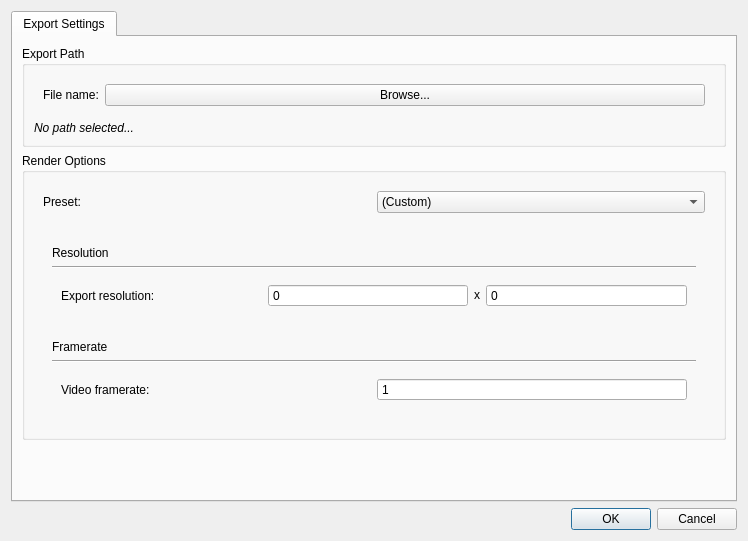
<?xml version="1.0" encoding="UTF-8"?>
<ui version="4.0">
 <class>Dialog</class>
 <widget class="QDialog" name="Dialog">
  <property name="geometry">
   <rect>
    <x>0</x>
    <y>0</y>
    <width>748</width>
    <height>541</height>
   </rect>
  </property>
  <property name="windowTitle">
   <string>Dialog</string>
  </property>
  <property name="sizeGripEnabled">
   <bool>false</bool>
  </property>
  <layout class="QVBoxLayout" name="verticalLayout">
   <item>
    <widget class="QTabWidget" name="exportTabWidget">
     <property name="tabShape">
      <enum>QTabWidget::Rounded</enum>
     </property>
     <property name="currentIndex">
      <number>0</number>
     </property>
     <property name="documentMode">
      <bool>false</bool>
     </property>
     <property name="tabsClosable">
      <bool>false</bool>
     </property>
     <widget class="QWidget" name="tab">
      <attribute name="title">
       <string>Export Settings</string>
      </attribute>
      <layout class="QVBoxLayout" name="verticalLayout_2">
       <item>
        <widget class="QGroupBox" name="exportPathGroupBox">
         <property name="title">
          <string>Export Path</string>
         </property>
         <layout class="QVBoxLayout" name="verticalLayout_3">
          <item>
           <widget class="QWidget" name="fileSelectWidget" native="true">
            <layout class="QHBoxLayout" name="horizontalLayout">
             <item>
              <widget class="QLabel" name="fileSelectLabel">
               <property name="text">
                <string>File name:</string>
               </property>
              </widget>
             </item>
             <item>
              <widget class="QPushButton" name="fileSelectPushButton">
               <property name="sizePolicy">
                <sizepolicy hsizetype="Expanding" vsizetype="Fixed">
                 <horstretch>0</horstretch>
                 <verstretch>0</verstretch>
                </sizepolicy>
               </property>
               <property name="text">
                <string>Browse...</string>
               </property>
              </widget>
             </item>
            </layout>
           </widget>
          </item>
          <item>
           <widget class="QLabel" name="pathNameLabel">
            <property name="font">
             <font>
              <italic>true</italic>
             </font>
            </property>
            <property name="text">
             <string>No path selected...</string>
            </property>
            <property name="textFormat">
             <enum>Qt::AutoText</enum>
            </property>
           </widget>
          </item>
         </layout>
        </widget>
       </item>
       <item>
        <widget class="QGroupBox" name="renderOptGroupBox">
         <property name="title">
          <string>Render Options</string>
         </property>
         <layout class="QVBoxLayout" name="verticalLayout_4">
          <item>
           <widget class="QWidget" name="widget_3" native="true">
            <layout class="QHBoxLayout" name="horizontalLayout_2">
             <item>
              <widget class="QLabel" name="label_3">
               <property name="sizePolicy">
                <sizepolicy hsizetype="Preferred" vsizetype="Fixed">
                 <horstretch>0</horstretch>
                 <verstretch>0</verstretch>
                </sizepolicy>
               </property>
               <property name="text">
                <string>Preset:</string>
               </property>
              </widget>
             </item>
             <item>
              <widget class="QComboBox" name="comboBox">
               <item>
                <property name="text">
                 <string>(Custom)</string>
                </property>
               </item>
               <item>
                <property name="text">
                 <string>854x480 @ 15 FPS</string>
                </property>
               </item>
               <item>
                <property name="text">
                 <string>1280x720 @ 30 FPS</string>
                </property>
               </item>
               <item>
                <property name="text">
                 <string>1920x1080 @ 60 FPS</string>
                </property>
               </item>
               <item>
                <property name="text">
                 <string>2560x1440 @ 60 FPS</string>
                </property>
               </item>
               <item>
                <property name="text">
                 <string>3840x2160 @ 60 FPS</string>
                </property>
               </item>
              </widget>
             </item>
            </layout>
           </widget>
          </item>
          <item>
           <widget class="QWidget" name="renderOptWidget" native="true">
            <layout class="QVBoxLayout" name="verticalLayout_6">
             <item>
              <widget class="QWidget" name="resWidget" native="true">
               <layout class="QVBoxLayout" name="verticalLayout_5">
                <item>
                 <widget class="QLabel" name="resLabel">
                  <property name="text">
                   <string>Resolution</string>
                  </property>
                 </widget>
                </item>
                <item>
                 <widget class="Line" name="resDivider">
                  <property name="orientation">
                   <enum>Qt::Horizontal</enum>
                  </property>
                 </widget>
                </item>
                <item>
                 <widget class="QWidget" name="resInputWidget" native="true">
                  <layout class="QHBoxLayout" name="horizontalLayout_3">
                   <item>
                    <widget class="QLabel" name="resInputLabel">
                     <property name="text">
                      <string>Export resolution:</string>
                     </property>
                    </widget>
                   </item>
                   <item>
                    <widget class="QSpinBox" name="resWidthSpinBox">
                     <property name="buttonSymbols">
                      <enum>QAbstractSpinBox::NoButtons</enum>
                     </property>
                     <property name="minimum">
                      <number>0</number>
                     </property>
                     <property name="maximum">
                      <number>3840</number>
                     </property>
                     <property name="value">
                      <number>0</number>
                     </property>
                    </widget>
                   </item>
                   <item>
                    <widget class="QLabel" name="xResInputLabel">
                     <property name="sizePolicy">
                      <sizepolicy hsizetype="Fixed" vsizetype="Fixed">
                       <horstretch>0</horstretch>
                       <verstretch>0</verstretch>
                      </sizepolicy>
                     </property>
                     <property name="text">
                      <string>x</string>
                     </property>
                    </widget>
                   </item>
                   <item>
                    <widget class="QSpinBox" name="resHeightSpinBox">
                     <property name="buttonSymbols">
                      <enum>QAbstractSpinBox::NoButtons</enum>
                     </property>
                     <property name="maximum">
                      <number>2160</number>
                     </property>
                    </widget>
                   </item>
                  </layout>
                 </widget>
                </item>
               </layout>
              </widget>
             </item>
             <item>
              <widget class="QWidget" name="framerateWidget" native="true">
               <layout class="QVBoxLayout" name="verticalLayout_7">
                <item>
                 <widget class="QLabel" name="framerateLabel">
                  <property name="text">
                   <string>Framerate</string>
                  </property>
                 </widget>
                </item>
                <item>
                 <widget class="Line" name="framerateDivider">
                  <property name="orientation">
                   <enum>Qt::Horizontal</enum>
                  </property>
                 </widget>
                </item>
                <item>
                 <widget class="QWidget" name="framerateInputWidget" native="true">
                  <layout class="QHBoxLayout" name="horizontalLayout_4">
                   <item>
                    <widget class="QLabel" name="framerateInputLabel">
                     <property name="text">
                      <string>Video framerate:</string>
                     </property>
                    </widget>
                   </item>
                   <item>
                    <widget class="QSpinBox" name="framerateInputSpinBox">
                     <property name="buttonSymbols">
                      <enum>QAbstractSpinBox::NoButtons</enum>
                     </property>
                     <property name="minimum">
                      <number>1</number>
                     </property>
                     <property name="maximum">
                      <number>300</number>
                     </property>
                    </widget>
                   </item>
                  </layout>
                 </widget>
                </item>
               </layout>
              </widget>
             </item>
            </layout>
           </widget>
          </item>
         </layout>
        </widget>
       </item>
       <item>
        <spacer name="verticalSpacer">
         <property name="orientation">
          <enum>Qt::Vertical</enum>
         </property>
         <property name="sizeHint" stdset="0">
          <size>
           <width>20</width>
           <height>40</height>
          </size>
         </property>
        </spacer>
       </item>
      </layout>
     </widget>
    </widget>
   </item>
   <item>
    <widget class="QDialogButtonBox" name="buttonBox">
     <property name="orientation">
      <enum>Qt::Horizontal</enum>
     </property>
     <property name="standardButtons">
      <set>QDialogButtonBox::Cancel|QDialogButtonBox::Ok</set>
     </property>
    </widget>
   </item>
  </layout>
 </widget>
 <resources/>
 <connections>
  <connection>
   <sender>buttonBox</sender>
   <signal>accepted()</signal>
   <receiver>Dialog</receiver>
   <slot>accept()</slot>
   <hints>
    <hint type="sourcelabel">
     <x>248</x>
     <y>254</y>
    </hint>
    <hint type="destinationlabel">
     <x>157</x>
     <y>274</y>
    </hint>
   </hints>
  </connection>
  <connection>
   <sender>buttonBox</sender>
   <signal>rejected()</signal>
   <receiver>Dialog</receiver>
   <slot>reject()</slot>
   <hints>
    <hint type="sourcelabel">
     <x>316</x>
     <y>260</y>
    </hint>
    <hint type="destinationlabel">
     <x>286</x>
     <y>274</y>
    </hint>
   </hints>
  </connection>
 </connections>
</ui>
